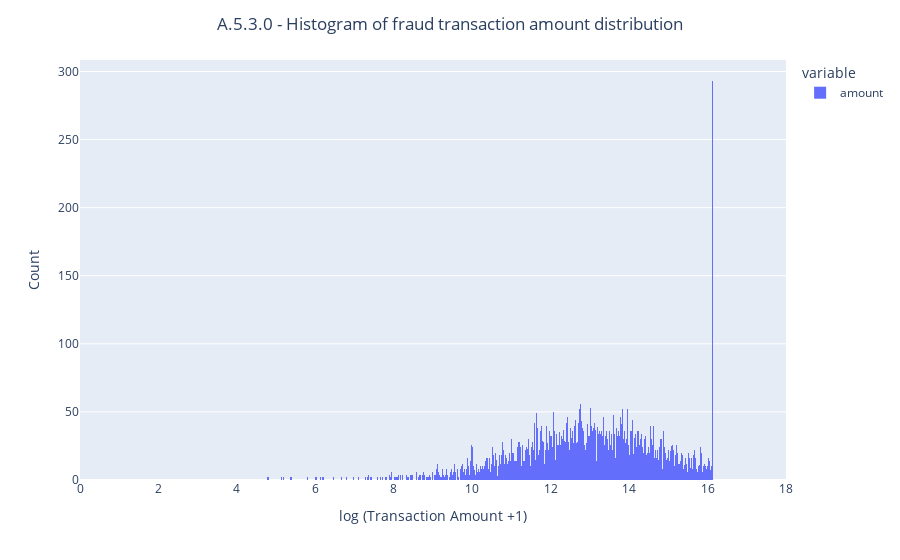

This figure's notebook cell:
### Code cell
# A.5.3.1 Histogram of log (transcation amount +1) against count (for fraud transactions only)
fig = px.histogram(np.log1p(fraud_df['amount']), nbins=1000, range_x=[0, 18])
fig.update_layout(xaxis_title="log (Transaction Amount +1)", yaxis_title="Count", 
                  title={'text': 'A.5.3.0 - Histogram of fraud transaction amount distribution','x': 0.5,'xanchor': 'center'})
fig.write_image("images/A.5.3.1_histogram_fraud_transaction_amount_distribution.png")
fig.write_html("plots/A.5.3.1_histogram_fraud_transaction_amount_distribution.html")
fig.show()

### Figure 1 — Plotly figure (JSON) as saved in the notebook; plotly's stock layout.template omitted (floating-point values rounded to 4 significant figures; data arrays with more than 128 entries replaced by an {"elided": "..."} marker saying what was removed)
{"data": [{"bingroup": "x", "hovertemplate": "variable=amount<br>value=%{x}<br>count=%{y}<extra></extra>", "legendgroup": "amount", "marker": {"color": "#636efa", "pattern": {"shape": ""}}, "name": "amount", "nbinsx": 1000, "orientation": "v", "showlegend": true, "type": "histogram", "x": {"elided": "8213 float values"}, "xaxis": "x", "yaxis": "y"}], "layout": {"barmode": "relative", "legend": {"title": {"text": "variable"}, "tracegroupgap": 0}, "margin": {"t": 60}, "title": {"text": "A.5.3.0 - Histogram of fraud transaction amount distribution", "x": 0.5, "xanchor": "center"}, "xaxis": {"anchor": "y", "domain": [0, 1], "range": [0, 18], "title": {"text": "log (Transaction Amount +1)"}}, "yaxis": {"anchor": "x", "domain": [0, 1], "title": {"text": "Count"}}}}
